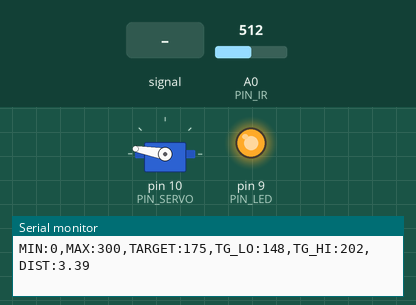
This sketch was run on a simulated Arduino Uno, built with avr-gcc and run on an emulated ATmega328P. On the bench: servo, output pins drawn as LEDs (lit = HIGH), the last lines printed to the serial monitor. Dashed ring = blinking. Inputs (shaded band) come from the test bench; at power-on: A0 (PIN_IR) = 512.

Above: at 1.2 s.
1.3 s: A0 (PIN_IR) fed a 2 Hz sine of ±306 counts around its level
At 1.78 s:
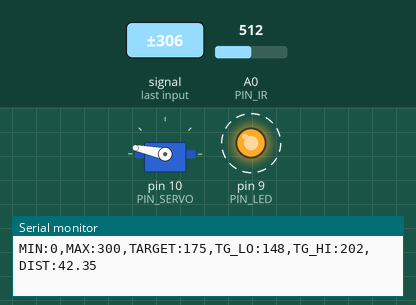
At 3.6 s:
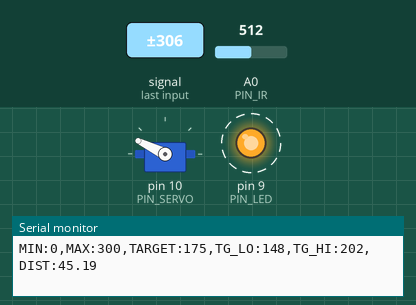
4.3 s: A0 (PIN_IR) set to 165
5.9 s: A0 (PIN_IR) set to 185
At 7.6 s:
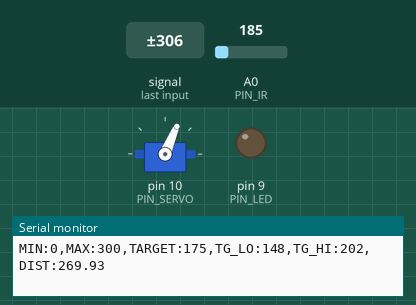
Timing chart, 0 to 9.1 s (numbered marks = the images above; inputs shaded):
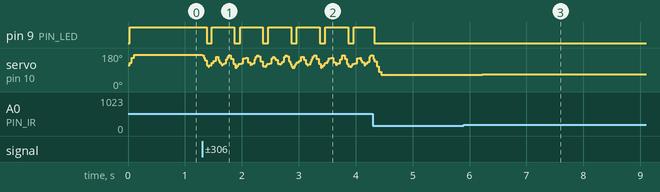

Measured:
- after the input at 5.9 s, servo on pin 10 (PIN_SERVO): 64° → 66° after 0.15 s, → 67° 0.18 s later

The sketch:

sketch_dec06a.ino
```cpp
#include <Servo.h>

// Arduino pin assignment
#define PIN_LED   9
#define PIN_SERVO 10
#define PIN_IR    A0

// Event interval parameters
#define _INTERVAL_DIST    20 // distance sensor interval (unit: ms)
#define _INTERVAL_SERVO   20 // servo interval (unit: ms)
#define _INTERVAL_SERIAL  50 // serial interval (unit: ms)

// EMA filter configuration for the IR distance sensor
#define _EMA_ALPHA 0.3    // EMA weight of new sample (range: 0 to 1)
                          // Setting EMA to 1 effectively disables EMA filter.

// Servo adjustment - Set _DUTY_MAX, _NEU, _MIN with your own numbers
#define _DUTY_MAX 2300//2400 //2600
#define _DUTY_NEU 1730
#define _DUTY_MIN 1200//1100

#define _SERVO_ANGLE_DIFF  25  // Replace with |D - E| degree
#define _SERVO_SPEED       160  // servo speed

// Target Distance : not important in D-only control
#define _DIST_TARGET    (175 - 20) // Center of the rail (unit:mm)

// PID parameters
#define _KP 2.2      // proportional gain
#define _KD 4.4      // derivative gain
//#define _KI 0.0    // integral gain

// global variables

Servo myservo;
float dist_ema;   // Filtered distance

// Event periods
unsigned long last_sampling_time_dist, last_sampling_time_servo, last_sampling_time_serial; // unit: ms
bool event_dist, event_servo, event_serial;

// Servo speed control
int duty_change_per_interval;     // maximum duty difference per interval

// Servo position
int duty_target, duty_current;

int error_current, error_prev;
float pterm, dterm, iterm;

void setup()
{
  // initialize GPIO pins
  pinMode(PIN_LED,OUTPUT);

  myservo.attach(PIN_SERVO);
  duty_target = duty_current = _DUTY_NEU;
  myservo.writeMicroseconds(duty_current);

  // convert speed into duty change per interval.
  duty_change_per_interval =
    (float)(_DUTY_MAX - _DUTY_MIN) * ((float)_SERVO_SPEED / _SERVO_ANGLE_DIFF) * (_INTERVAL_SERVO / 1000.0);

  // initialize serial port
  Serial.begin(1000000);
}

void loop()
{
  unsigned long time_curr = millis();

  // wait until next event time
  if (time_curr >= (last_sampling_time_dist + _INTERVAL_DIST)) {
    last_sampling_time_dist += _INTERVAL_DIST;
    event_dist = true;
  }
  if (time_curr >= (last_sampling_time_servo + _INTERVAL_SERVO)) {
    last_sampling_time_servo += _INTERVAL_SERVO;
    event_servo = true;
  }
  if (time_curr >= (last_sampling_time_serial + _INTERVAL_SERIAL)) {
    last_sampling_time_serial += _INTERVAL_SERIAL;
    event_serial = true;
  }

  if (event_dist) {
    float dist_filtered; // unit: mm
    int control;

    event_dist = false;

    // get a distance reading from the distance sensor
    dist_filtered = volt_to_distance(ir_sensor_filtered(50, 0.5, 0));
    dist_ema = _EMA_ALPHA * dist_filtered + (1.0 - _EMA_ALPHA) * dist_ema;

    // Update PID variables
    error_current = _DIST_TARGET - dist_ema;

    pterm = (_KP * error_current * abs(error_current) * (error_current < 0 ? 2.6 : 2.6)) / 150.0;
    //pterm = _KP * error_current;// * (error_current < 0 ? 2.0 : 1.0);
    dterm = _KD * (error_current - error_prev) * (abs(error_current) < 40 ? 1 : 0);
    // iterm here

    control = pterm + dterm /* + iterm */;
    error_prev = error_current;

    duty_target = _DUTY_NEU + control;

    // Limit duty_target within the range of [_DUTY_MIN, _DUTY_MAX]
    if (duty_target < _DUTY_MIN)
      duty_target = _DUTY_MIN; // lower limit
    if (duty_target > _DUTY_MAX)
      duty_target = _DUTY_MAX; // upper limit

    if (error_current > 0)
      digitalWrite(PIN_LED, 1);
    else
      digitalWrite(PIN_LED, 0);
  }

  if (event_servo) {
    event_servo = false;

    // adjust duty_curr toward duty_target by duty_change_per_interval
    if (duty_target > duty_current) {
      duty_current += duty_change_per_interval;
      if (duty_current > duty_target)
          duty_current = duty_target;
    } else {
      duty_current -= duty_change_per_interval;
      if (duty_current < duty_target)
        duty_current = duty_target;
    }

    myservo.writeMicroseconds(duty_current);
  }

  if (event_serial) {
    event_serial = false;

    // use for debugging
    if (0) {
      Serial.print(",ERROR:"); Serial.print(error_current);
      Serial.print(",pterm:"); Serial.print(pterm);
      Serial.print(",dterm:"); Serial.print(dterm);
      Serial.print(",duty_target:"); Serial.print(duty_target);
      Serial.print(",duty_current:"); Serial.print(duty_current);
    }
    Serial.print("MIN:0,MAX:300,TARGET:175,TG_LO:148,TG_HI:202,DIST:");
    Serial.println(dist_ema);
  }
}

float volt_to_distance(int a_value)
{
  //613 + -2.23x + 2.03E-03x^2
  return 613.0 - 2.23 * a_value + 2.03E-03 * a_value * a_value;
}

int compare(const void *a, const void *b) {
  return (*(unsigned int *)a - *(unsigned int *)b);
}

unsigned int ir_sensor_filtered(unsigned int n, float position, int verbose)
{
  // Eliminate spiky noise of an IR distance sensor by repeating measurement and taking a middle value
  // n: number of measurement repetition
  // position: the percentile of the sample to be taken (0.0 <= position <= 1.0)
  // verbose: 0 - normal operation, 1 - observing the internal procedures, and 2 - calculating elapsed time.
  // Example 1: ir_sensor_filtered(n, 0.5, 0) => return the median value among the n measured samples.
  // Example 2: ir_sensor_filtered(n, 0.0, 0) => return the smallest value among the n measured samples.
  // Example 3: ir_sensor_filtered(n, 1.0, 0) => return the largest value among the n measured samples.

  // The output of Sharp infrared sensor includes lots of spiky noise.
  // To eliminate such a spike, ir_sensor_filtered() performs the following two steps:
  // Step 1. Repeat measurement n times and collect n * position smallest samples, where 0 <= postion <= 1.
  // Step 2. Return the position'th sample after sorting the collected samples.

  // returns 0, if any error occurs

  unsigned int *ir_val, ret_val;
  unsigned int start_time;

  if (verbose >= 2)
    start_time = millis();

  if ((n == 0) || (n > 100) || (position < 0.0) || (position > 1))
    return 0;

  if (position == 1.0)
    position = 0.999;

  if (verbose == 1) {
    Serial.print("n: "); Serial.print(n);
    Serial.print(", position: "); Serial.print(position);
    Serial.print(", ret_idx: ");  Serial.println((unsigned int)(n * position));
  }

  ir_val = (unsigned int *)malloc(sizeof(unsigned int) * n);
  if (ir_val == NULL)
    return 0;

  if (verbose == 1)
    Serial.print("IR:");

  for (int i = 0; i < n; i++) {
    ir_val[i] = analogRead(PIN_IR);
    if (verbose == 1) {
        Serial.print(" ");
        Serial.print(ir_val[i]);
    }
  }

  if (verbose == 1)
    Serial.print  ("  => ");

  qsort(ir_val, n, sizeof(unsigned int), compare);
  ret_val = ir_val[(unsigned int)(n * position)];

  if (verbose == 1) {
    for (int i = 0; i < n; i++) {
        Serial.print(" ");
        Serial.print(ir_val[i]);
    }
    Serial.print(" :: ");
    Serial.println(ret_val);
  }
  free(ir_val);

  if (verbose >= 2) {
    Serial.print("Elapsed time: "); Serial.print(millis() - start_time); Serial.println("ms");
  }

  return ret_val;
}
```
